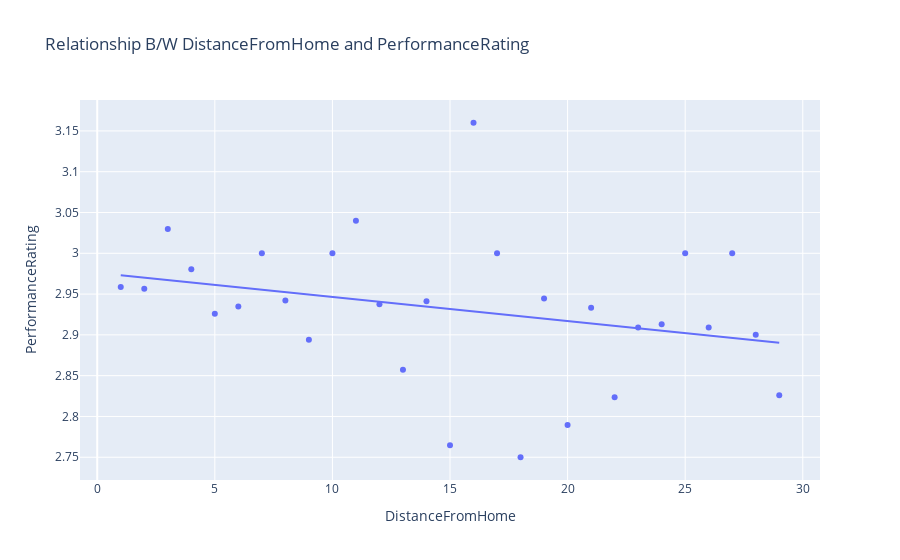

Source (notebook cell):
### Markdown cell above
#### Scatterplot

### Code cell
distancefromhome = sql('select DistanceFromHome,PerformanceRating from df order by DistanceFromHome')
distancefromhome_df=pd.pivot_table(distancefromhome,values='PerformanceRating',index='DistanceFromHome',aggfunc='mean')
distancefromhome_df.reset_index(inplace=True)
px.scatter(distancefromhome_df,x='DistanceFromHome',y='PerformanceRating',trendline='ols',title='Relationship B/W DistanceFromHome and PerformanceRating')

### Figure 1 — Plotly figure (JSON) as saved in the notebook; plotly's stock layout.template omitted (floating-point values rounded to 4 significant figures)
{"data": [{"hovertemplate": "DistanceFromHome=%{x}<br>PerformanceRating=%{y}<extra></extra>", "legendgroup": "", "marker": {"color": "#636efa", "symbol": "circle"}, "mode": "markers", "name": "", "orientation": "v", "showlegend": false, "type": "scatter", "x": [1, 2, 3, 4, 5, 6, 7, 8, 9, 10, 11, 12, 13, 14, 15, 16, 17, 18, 19, 20, 21, 22, 23, 24, 25, 26, 27, 28, 29], "xaxis": "x", "y": [2.959, 2.957, 3.03, 2.98, 2.926, 2.935, 3, 2.942, 2.894, 3, 3.04, 2.938, 2.857, 2.941, 2.765, 3.16, 3, 2.75, 2.944, 2.789, 2.933, 2.824, 2.909, 2.913, 3, 2.909, 3, 2.9, 2.826], "yaxis": "y"}, {"hovertemplate": "<b>OLS trendline</b><br>PerformanceRating = -0.00295751 * DistanceFromHome + 2.97612<br>R<sup>2</sup>=0.082851<br><br>DistanceFromHome=%{x}<br>PerformanceRating=%{y} <b>(trend)</b><extra></extra>", "legendgroup": "", "marker": {"color": "#636efa", "symbol": "circle"}, "mode": "lines", "name": "", "showlegend": false, "type": "scatter", "x": [1, 2, 3, 4, 5, 6, 7, 8, 9, 10, 11, 12, 13, 14, 15, 16, 17, 18, 19, 20, 21, 22, 23, 24, 25, 26, 27, 28, 29], "xaxis": "x", "y": [2.973, 2.97, 2.967, 2.964, 2.961, 2.958, 2.955, 2.952, 2.949, 2.947, 2.944, 2.941, 2.938, 2.935, 2.932, 2.929, 2.926, 2.923, 2.92, 2.917, 2.914, 2.911, 2.908, 2.905, 2.902, 2.899, 2.896, 2.893, 2.89], "yaxis": "y"}], "layout": {"legend": {"tracegroupgap": 0}, "title": {"text": "Relationship B/W DistanceFromHome and PerformanceRating"}, "xaxis": {"anchor": "y", "domain": [0, 1], "title": {"text": "DistanceFromHome"}}, "yaxis": {"anchor": "x", "domain": [0, 1], "title": {"text": "PerformanceRating"}}}}
